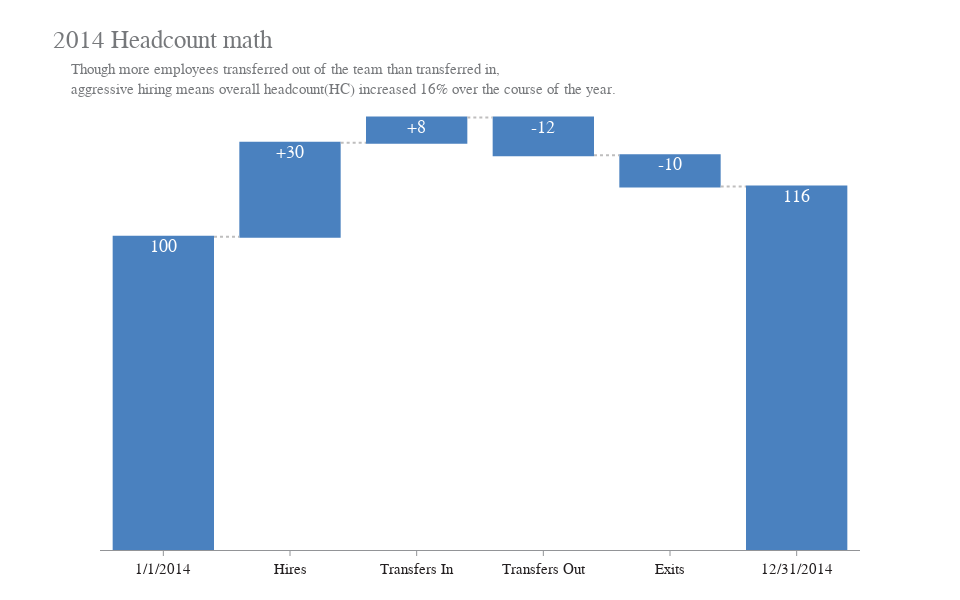

Here is the notebook cell this chart was saved with:
### Markdown cell above
## Data Visualization

### Code cell
fig = go.Figure()

# Plot -------------------------
fig.add_waterfall(
    x=df['Label 2'],
    y=df['Visible Series'],
    measure=["relative"]*5 + ["total"],
    decreasing=dict(marker=dict(color=BLUE2)),
    increasing=dict(marker=dict(color=BLUE2)),
    totals=dict(marker=dict(color=BLUE2)),
    textposition="none",
    connector=dict(line=dict(color=GRAY9, dash="dot")),
)

# Annotation -------------------
for i in range(6):
    if df['Label 1'][i] == "Deductions":
        fig.add_annotation(
            text=text_array[i],
            font=dict(color="white", size=18, family="Arial"),
            x=i,
            y=-df["Visible Series"][i] + df["Invisible Series"][i],
            xshift=0,
            yshift=-10,
            showarrow=False,
        )
    else:
        fig.add_annotation(
            text=text_array[i],
            font=dict(color="white", size=18, family="Arial"),
            x=i,
            y=df["Visible Series"][i] + df["Invisible Series"][i],
            xshift=0,
            yshift=-10,
            showarrow=False,
        )

# Text -------------------------
fig.add_annotation(
    text="2014 Headcount math",
    font=dict(color=GRAY5, size=25, family="Arial"),
    x=0,
    y=150,
    xshift=0,
    yshift=40,
    showarrow=False,
)

fig.add_annotation(
    text="Though more employees transferred out of the team than transferred in,<br>\
aggressive hiring means overall headcount(HC) increased 16% over the course of the year.",
    align="left",
    font=dict(color=GRAY5, size=15, family="Arial"),
    x=0,
    y=150,
    xshift=180,
    yshift=0,
    showarrow=False,
)

# Layout -----------------------

fig.update_layout(
    width=960,
    height=600,
    margin=dict(t=80, b=50, l=100, r=100),
    showlegend=False,
    paper_bgcolor="white",
    plot_bgcolor="white",
)

fig.update_xaxes(
    tickfont=dict(color=GRAY1, size=15, family="Arial"),
    ticks="outside",
    tickcolor=GRAY7,
    linecolor=GRAY7,
    range=[-0.5, 5.5]
)

fig.update_yaxes(
    showticklabels=False,
    showline=False,
    range=[0, 150]
)

### Figure 1 — Plotly figure (JSON) as saved in the notebook; plotly's stock layout.template omitted (floating-point values rounded to 4 significant figures)
{"data": [{"connector": {"line": {"color": "#BFBEBE", "dash": "dot"}}, "decreasing": {"marker": {"color": "#4A81BF"}}, "increasing": {"marker": {"color": "#4A81BF"}}, "measure": ["relative", "relative", "relative", "relative", "relative", "total"], "textposition": "none", "totals": {"marker": {"color": "#4A81BF"}}, "type": "waterfall", "x": ["1/1/2014", "Hires", "Transfers In", "Transfers Out", "Exits", "12/31/2014"], "y": [100, 30, 8, -12, -10, 116]}], "layout": {"annotations": [{"font": {"color": "white", "family": "Arial", "size": 18}, "showarrow": false, "text": "100", "x": 0, "xshift": 0, "y": 100, "yshift": -10}, {"font": {"color": "white", "family": "Arial", "size": 18}, "showarrow": false, "text": "+30", "x": 1, "xshift": 0, "y": 130, "yshift": -10}, {"font": {"color": "white", "family": "Arial", "size": 18}, "showarrow": false, "text": "+8", "x": 2, "xshift": 0, "y": 138, "yshift": -10}, {"font": {"color": "white", "family": "Arial", "size": 18}, "showarrow": false, "text": "-12", "x": 3, "xshift": 0, "y": 138, "yshift": -10}, {"font": {"color": "white", "family": "Arial", "size": 18}, "showarrow": false, "text": "-10", "x": 4, "xshift": 0, "y": 126, "yshift": -10}, {"font": {"color": "white", "family": "Arial", "size": 18}, "showarrow": false, "text": "116", "x": 5, "xshift": 0, "y": 116, "yshift": -10}, {"font": {"color": "#76787B", "family": "Arial", "size": 25}, "showarrow": false, "text": "2014 Headcount math", "x": 0, "xshift": 0, "y": 150, "yshift": 40}, {"align": "left", "font": {"color": "#76787B", "family": "Arial", "size": 15}, "showarrow": false, "text": "Though more employees transferred out of the team than transferred in,<br>aggressive hiring means overall headcount(HC) increased 16% over the course of the year.", "x": 0, "xshift": 180, "y": 150, "yshift": 0}], "height": 600, "margin": {"b": 50, "l": 100, "r": 100, "t": 80}, "paper_bgcolor": "white", "plot_bgcolor": "white", "showlegend": false, "width": 960, "xaxis": {"linecolor": "#929497", "range": [-0.5, 5.5], "tickcolor": "#929497", "tickfont": {"color": "#231F20", "family": "Arial", "size": 15}, "ticks": "outside"}, "yaxis": {"range": [0, 150], "showline": false, "showticklabels": false}}}
